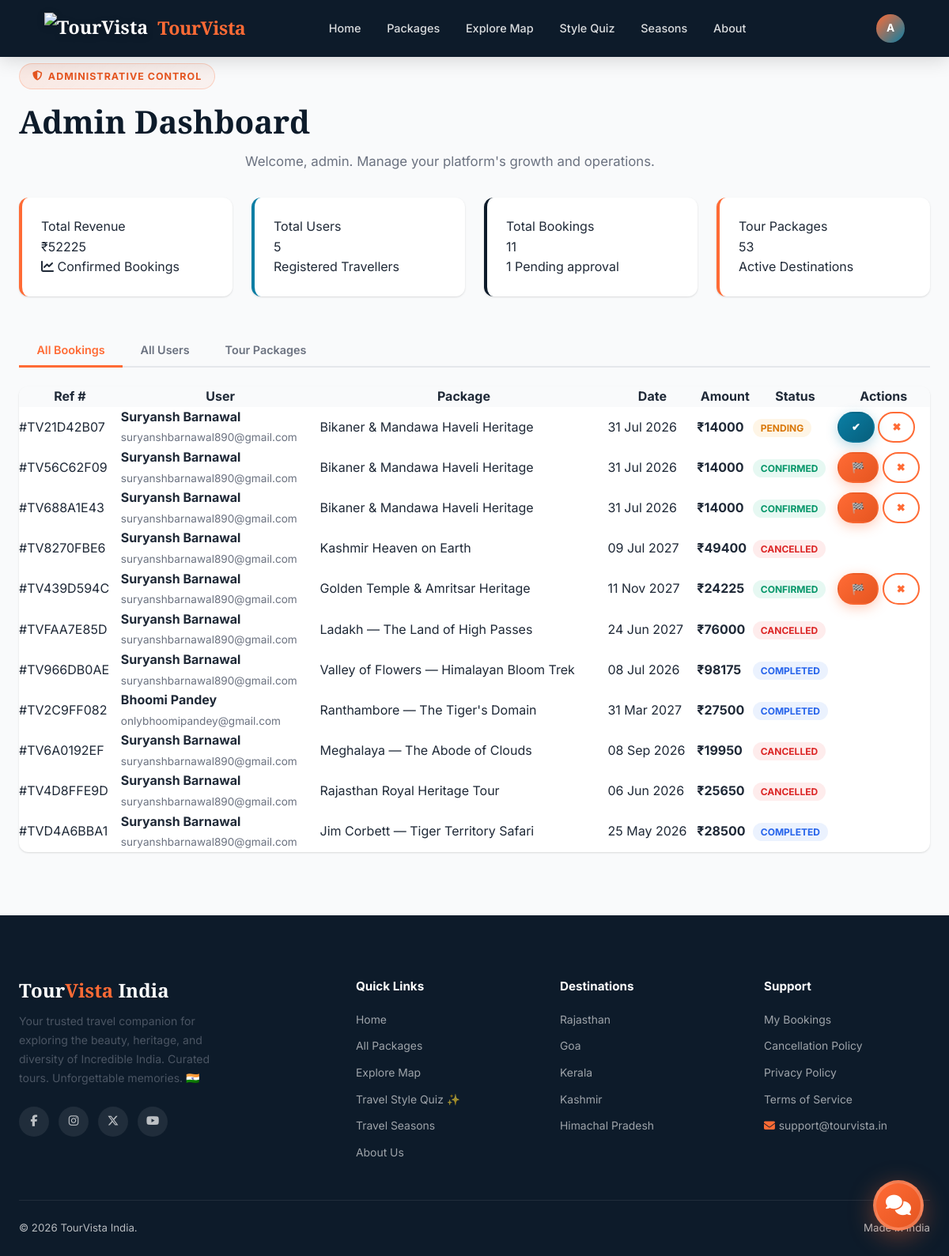
The app's page /accounts/admin-dashboard/ (signed in), older data.
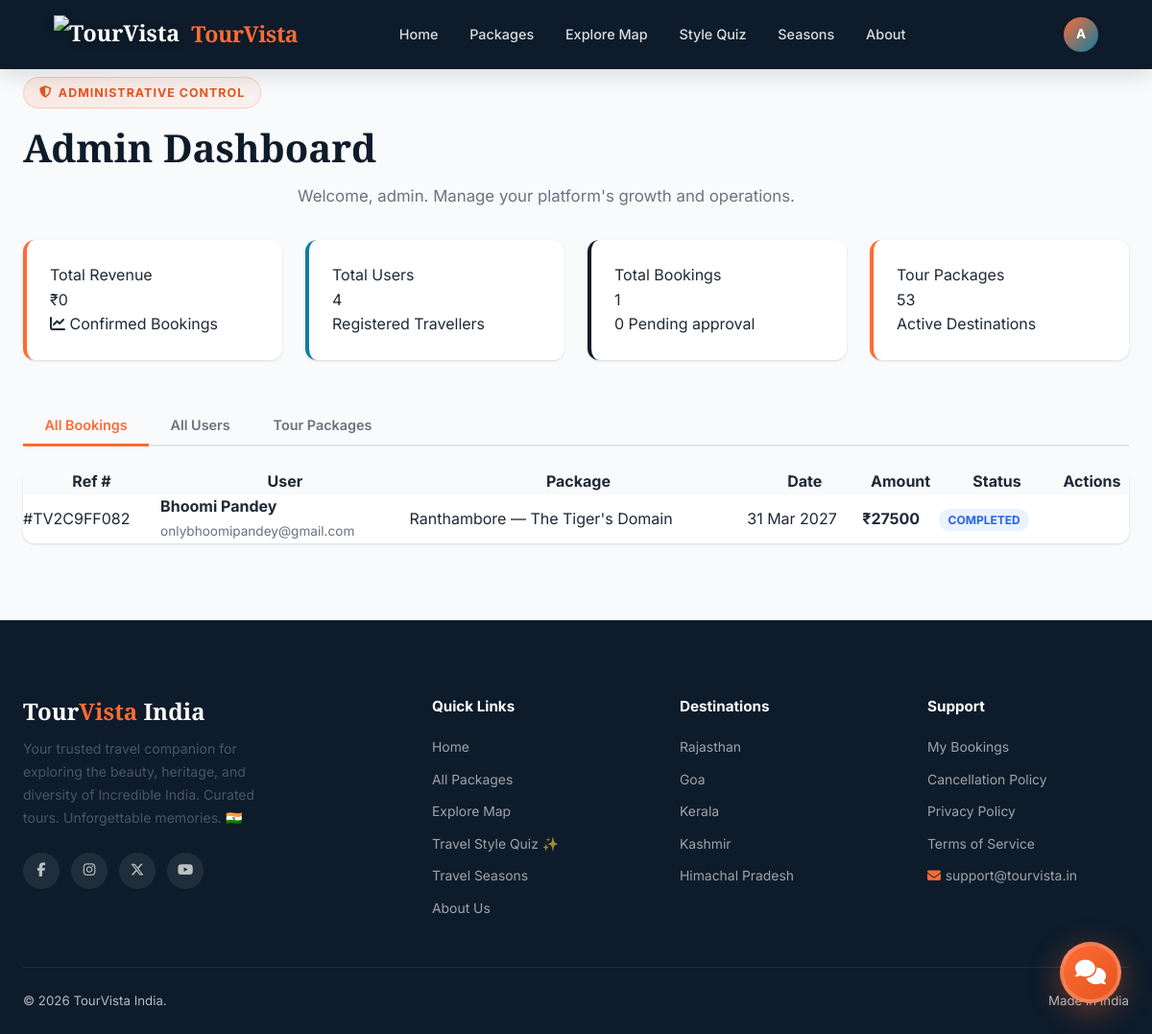
The same page, newer data.
### bookings/models.py (models this page shows, shortened)
class Booking(models.Model):
    booking_ref = models.CharField(max_length=12, unique=True, blank=True)
    user = models.ForeignKey(User, on_delete=models.CASCADE, related_name='bookings')
    package = models.ForeignKey(TourPackage, on_delete=models.CASCADE, related_name='bookings')
    first_name = models.CharField(max_length=50)
    last_name = models.CharField(max_length=50)
    email = models.EmailField()
    phone = models.CharField(max_length=15)
    num_travellers = models.PositiveIntegerField(default=1)
    travel_date = models.DateField()
    special_requests = models.TextField(blank=True)
    price_per_person = models.DecimalField(max_digits=10, decimal_places=2)
    total_amount = models.DecimalField(max_digits=12, decimal_places=2)
    status = models.CharField(max_length=20, choices=BOOKING_STATUS, default='pending')
    created_at = models.DateTimeField(auto_now_add=True)
    updated_at = models.DateTimeField(auto_now=True)
    class Meta:
        ordering = ['-created_at']
        indexes = [
            models.Index(fields=['status']),
            models.Index(fields=['created_at']),
            models.Index(fields=['travel_date']),
        ]
    @property
    def full_name(self):
        return f"{self.first_name} {self.last_name}"

### core/models.py (models this page shows, shortened)
class TourPackage(models.Model):
    title = models.CharField(max_length=255)
    slug = models.SlugField(unique=True, blank=True)
    destination = models.ForeignKey(Destination, on_delete=models.SET_NULL, null=True, blank=True)
    state = models.CharField(max_length=50, choices=INDIAN_STATES, default='rajasthan')
    description = models.TextField()
    highlights = models.TextField(blank=True, help_text="One highlight per line")
    itinerary = models.TextField(blank=True, help_text="Day-wise itinerary")
    inclusions = models.TextField(blank=True)
    exclusions = models.TextField(blank=True)
    duration_days = models.PositiveIntegerField(default=3)
    max_group_size = models.PositiveIntegerField(default=20)
    price_per_person = models.DecimalField(max_digits=10, decimal_places=2)
    discount_percent = models.PositiveIntegerField(default=0)
    difficulty = models.CharField(max_length=20, choices=DIFFICULTY_LEVELS, default='easy')
    best_season = models.CharField(max_length=20, choices=SEASONS, default='all')
    transportation = models.CharField(max_length=30, choices=TRANSPORT_CHOICES, default='flight')
    accommodation = models.CharField(max_length=30, choices=ACCOMMODATION_CHOICES, default='hotel')
    hotel_name = models.CharField(max_length=255, blank=True, help_text="Specific hotel name, e.g. Taj Lake Palace")
    hotel_star_rating = models.PositiveIntegerField(
        null=True, blank=True,
        choices=[(i, f'{i} Star') for i in range(1, 6)],
        help_text="Hotel star rating 1–5"
    )
    transport_details = models.CharField(max_length=255, blank=True, help_text="e.g. Indigo Flight + Private Innova Crysta")
    main_image = models.ImageField(upload_to='packages/', null=True, blank=True)
    image_2 = models.ImageField(upload_to='packages/', null=True, blank=True)
    image_3 = models.ImageField(upload_to='packages/', null=True, blank=True)
    image_4 = models.ImageField(upload_to='packages/', null=True, blank=True)
    is_featured = models.BooleanField(default=False)
    is_active = models.BooleanField(default=True)
    created_at = models.DateTimeField(auto_now_add=True)
    updated_at = models.DateTimeField(auto_now=True)
    city_name = models.CharField(max_length=100, blank=True, help_text="City name for weather API (e.g. Jaipur)")
    class Meta:
        ordering = ['-is_featured', '-created_at']
        indexes = [
            models.Index(fields=['is_active']),
            models.Index(fields=['state']),
            models.Index(fields=['price_per_person']),
            models.Index(fields=['is_featured', 'created_at']),
            models.Index(fields=['is_active', 'state']),
            models.Index(fields=['difficulty']),
            models.Index(fields=['best_season']),
        ]

### accounts/views.py (the view)
# urls.py: path('admin-dashboard/', views.admin_dashboard, name='admin_dashboard'),
@login_required
def admin_dashboard(request):
    if not request.user.is_staff:
        messages.error(request, 'Access denied. Admins only.')
        return redirect('accounts:dashboard')
    all_users = User.objects.all().select_related('profile')
    all_bookings = Booking.objects.all().select_related('user', 'package').order_by('-created_at')
    from core.models import TourPackage
    all_packages = TourPackage.objects.all()
    from django.db.models import Sum
    total_revenue = Booking.objects.filter(
        status='confirmed'
    ).aggregate(total=Sum('total_amount'))['total'] or 0
    pending_bookings = all_bookings.filter(status='pending').count()
    context = {
        'all_users': all_users,
        'all_bookings': all_bookings,
        'all_packages': all_packages,
        'total_users': all_users.count(),
        'total_bookings': all_bookings.count(),
        'total_packages': all_packages.count(),
        'total_revenue': total_revenue,
        'pending_count': pending_bookings,
    }
    return render(request, 'accounts/admin_dashboard.html', context)

### templates/accounts/admin_dashboard.html (shortened to what this page needs)
{% extends 'base.html' %}
{% load static %}
{% block content %}
<div class="section" style="background:var(--gray-50); min-height:80vh">
    <div class="container">
        <div class="section-header" style="text-align:left; margin-bottom:2rem">
            <div class="badge-tag"><i class="fas fa-shield-alt"></i> Administrative Control</div>
            <h2>Admin Dashboard</h2>
            <p>Welcome, {{ user.first_name|default:user.username }}. Manage your platform's growth and operations.</p>
        </div>
        <div style="display:grid; grid-template-columns:repeat(auto-fit, minmax(240px, 1fr)); gap:1.5rem; margin-bottom:3rem">
            <div style="background:white; padding:1.5rem; border-radius:var(--radius); box-shadow:var(--shadow-sm); border-left:4px solid var(--saffron)">
                <div class="label">Total Revenue</div>
                <div class="value">₹{{ total_revenue|floatformat:0 }}</div>
                <div class="meta"><i class="fas fa-chart-line"></i> Confirmed Bookings</div>
            </div>
            <div style="background:white; padding:1.5rem; border-radius:var(--radius); box-shadow:var(--shadow-sm); border-left:4px solid var(--teal)">
                <div class="label">Total Users</div>
                <div class="value">{{ total_users }}</div>
                <div class="meta">Registered Travellers</div>
            </div>
            <div style="background:white; padding:1.5rem; border-radius:var(--radius); box-shadow:var(--shadow-sm); border-left:4px solid var(--navy)">
                <div class="label">Total Bookings</div>
                <div class="value">{{ total_bookings }}</div>
                <div class="meta">{{ pending_count }} Pending approval</div>
            </div>
            <div style="background:white; padding:1.5rem; border-radius:var(--radius); box-shadow:var(--shadow-sm); border-left:4px solid var(--saffron)">
                <div class="label">Tour Packages</div>
                <div class="value">{{ total_packages }}</div>
                <div class="meta">Active Destinations</div>
            </div>
        </div>
        <div class="detail-tabs" style="margin-bottom:1.5rem">
            <button class="tab-btn active" data-tab="tab-bookings">All Bookings</button>
            <button class="tab-btn" data-tab="tab-users">All Users</button>
            <button class="tab-btn" data-tab="tab-packages">Tour Packages</button>
        </div>
        <div class="tab-panel active" id="tab-bookings">
            <div style="background:white; border-radius:var(--radius); box-shadow:var(--shadow-sm); overflow-x:auto">
                <table style="width:100%; border-collapse:collapse;">
                    <thead>
                        <tr style="background:var(--gray-50)">
                            <th>Ref #</th>
                            <th>User</th>
                            <th>Package</th>
                            <th>Date</th>
                            <th>Amount</th>
                            <th>Status</th>
                            <th>Actions</th>
                        </tr>
                    </thead>
                    <tbody>
                        {% for b in all_bookings %}
                        <tr>
                            <td>#{{ b.booking_ref }}</td>
                            <td>
                                <strong>{{ b.full_name|default:"N/A" }}</strong><br>
                                <small>{{ b.user.email|default:"—" }}</small>
                            </td>
                            <td>{{ b.package.title }}</td>
                            <td>{{ b.travel_date|date:"d M Y" }}</td>
                            <td><strong>₹{{ b.total_amount|floatformat:0 }}</strong></td>
                            <td>
                                <span class="badge status-{{ b.status|default:'unknown' }}">
                                    {{ b.status|title }}
                                </span>
                            </td>
                            <td>
                                {% if b.status == 'pending' %}
                                    <a href="{% url 'accounts:admin_update_booking_status' b.id 'confirmed' %}" class="btn btn-teal btn-sm">✔</a>
                                {% endif %}
                                {% if b.status == 'confirmed' %}
                                    <a href="{% url 'accounts:admin_update_booking_status' b.id 'completed' %}" class="btn btn-primary btn-sm">🏁</a>
                                {% endif %}
                                {% if b.status != 'cancelled' and b.status != 'completed' %}
                                    <a href="{% url 'accounts:admin_update_booking_status' b.id 'cancelled' %}" class="btn btn-outline btn-sm">✖</a>
                                {% endif %}
                            </td>
                        </tr>
                        {% empty %}
                        <tr>
                            <td colspan="7" style="text-align:center; padding:2rem;">
                                No bookings found.
                            </td>
                        </tr>
                        {% endfor %}
                    </tbody>
                </table>
            </div>
        </div>
    </div>
</div>
{% endblock %}

### templates/base.html (shortened to what this page needs)
{% load static %}
<!DOCTYPE html>
<html lang="en">
<head>
  <link rel="stylesheet" href="https://cdnjs.cloudflare.com/ajax/libs/font-awesome/6.5.1/css/all.min.css">
  <link rel="stylesheet" href="{% static 'css/style.css' %}">
  <link rel="stylesheet" href="https://unpkg.com/leaflet@1.9.4/dist/leaflet.css">
  <link rel="stylesheet" href="https://unpkg.com/aos@2.3.1/dist/aos.css">
</head>
<body>
  <nav class="navbar {% block navbar_class %}solid{% endblock %}" id="main-navbar">
    <div class="container" style="display:flex;align-items:center;width:100%;gap:2rem">
      <a href="{% url 'core:home' %}" class="nav-brand" style="display:flex;align-items:center;gap:.75rem">
        <img src="{% static 'img/logo.png' %}" alt="TourVista"
          style="height:40px;width:auto;filter:drop-shadow(0 2px 4px rgba(0,0,0,.2))">
        <span style="font-family:'Playfair Display',serif;font-weight:700;letter-spacing:-0.02em">Tour<span
            style="color:var(--saffron)">Vista</span></span>
      </a>
      <div class="nav-links">
        <a href="{% url 'core:home' %}" {% if request.resolver_match.url_name == 'home' %}class="active" {% endif %}>Home</a>
        <a href="{% url 'core:packages' %}" {% if 'package' in request.resolver_match.url_name %}class="active" {% endif %}>Packages</a>
        <a href="{% url 'core:explore_map' %}">Explore Map</a>
        <a href="{% url 'features:quiz' %}" {% if request.resolver_match.url_name == 'quiz' %}class="active" {% endif %}>Style Quiz</a>
        <a href="{% url 'core:seasons' %}">Seasons</a>
        <a href="{% url 'core:about' %}">About</a>
      </div>
      <div class="nav-actions" style="margin-left:auto;flex-shrink:0">
        {% if user.is_authenticated %}
        <div class="nav-dropdown">
          <div class="nav-avatar" title="{{ user.username }}">
            {% if user.first_name %}{{ user.first_name.0|upper }}{% else %}{{ user.username.0|upper }}{% endif %}
          </div>
        </div>
        {% else %}
        <a href="{% url 'accounts:login' %}" class="btn btn-outline btn-sm"
          style="color:white;border-color:rgba(255,255,255,.4)">Login</a>
        <a href="{% url 'accounts:register' %}" class="btn btn-primary btn-sm">Sign Up Free</a>
        {% endif %}
      </div>
    </div>
  </nav>
  {% block content %}{% endblock %}
  <footer class="footer">
    <div class="container">
      <div class="footer-grid">
        <div class="footer-brand">
          <h3>Tour<span>Vista</span> India</h3>
          <p>Your trusted travel companion for exploring the beauty, heritage, and diversity of Incredible India.
            Curated tours. Unforgettable memories. 🇮🇳</p>
          <div class="footer-social">
            <a href="#" aria-label="Facebook"><i class="fab fa-facebook-f"></i></a>
            <a href="#" aria-label="Instagram"><i class="fab fa-instagram"></i></a>
            <a href="#" aria-label="Twitter"><i class="fab fa-x-twitter"></i></a>
            <a href="#" aria-label="YouTube"><i class="fab fa-youtube"></i></a>
          </div>
        </div>
        <div class="footer-col">
          <h4>Quick Links</h4>
          <ul>
            <li><a href="{% url 'core:home' %}">Home</a></li>
            <li><a href="{% url 'core:packages' %}">All Packages</a></li>
            <li><a href="{% url 'core:explore_map' %}">Explore Map</a></li>
            <li><a href="{% url 'features:quiz' %}">Travel Style Quiz ✨</a></li>
            <li><a href="{% url 'core:seasons' %}">Travel Seasons</a></li>
            <li><a href="{% url 'core:about' %}">About Us</a></li>
          </ul>
        </div>
        <div class="footer-col">
          <h4>Destinations</h4>
          <ul>
            <li><a href="{% url 'core:packages' %}?state=rajasthan">Rajasthan</a></li>
            <li><a href="{% url 'core:packages' %}?state=goa">Goa</a></li>
            <li><a href="{% url 'core:packages' %}?state=kerala">Kerala</a></li>
            <li><a href="{% url 'core:packages' %}?state=kashmir">Kashmir</a></li>
            <li><a href="{% url 'core:packages' %}?state=himachal_pradesh">Himachal Pradesh</a></li>
          </ul>
        </div>
        <div class="footer-col">
          <h4>Support</h4>
          <ul>
            <li><a href="{% url 'accounts:dashboard' %}">My Bookings</a></li>
            <li><a href="#">Cancellation Policy</a></li>
            <li><a href="#">Privacy Policy</a></li>
            <li><a href="#">Terms of Service</a></li>
            <li><a href="mailto:support@tourvista.in"><i class="fas fa-envelope"
                  style="margin-right:.3rem;color:#FF6B35"></i>support@tourvista.in</a></li>
          </ul>
        </div>
      </div>
      <div class="footer-bottom">
        <span>© {% now "Y" %} TourVista India.</span>
        <span>Made in India </span>
      </div>
    </div>
  </footer>
  <div class="chatbot-bubble">
    <button class="chatbot-toggle" id="chatbot-toggle" aria-label="Open chat assistant" aria-expanded="false">
      <i class="fas fa-comments"></i>
    </button>
  </div>
</body>
</html>

### templates/accounts/admin_dashboard.html (style rules this page uses)
.badge { padding: .25rem .6rem; border-radius: 999px; font-size: .75rem; font-weight: 700; text-transform: uppercase; }
.status-completed { background: rgba(59,130,246,.1); color: #2563EB; }

Row changes from the older to the newer data that the page shows:
removed Booking: booking_ref "TV21D42B07", full_name "Suryansh Barnawal", user.email "suryanshbarnawal890@gmail.com", package "Bikaner & Mandawa Haveli Heritage", travel_date "31 Jul 2026", total_amount "14000", status "PENDING"
removed Booking: booking_ref "TV56C62F09", full_name "Suryansh Barnawal", user.email "suryanshbarnawal890@gmail.com", package "Bikaner & Mandawa Haveli Heritage", travel_date "31 Jul 2026", total_amount "14000", status "CONFIRMED"
removed Booking: booking_ref "TV688A1E43", full_name "Suryansh Barnawal", user.email "suryanshbarnawal890@gmail.com", package "Bikaner & Mandawa Haveli Heritage", travel_date "31 Jul 2026", total_amount "14000", status "CONFIRMED"
removed Booking: booking_ref "TV8270FBE6", full_name "Suryansh Barnawal", user.email "suryanshbarnawal890@gmail.com", package "Kashmir Heaven on Earth", travel_date "09 Jul 2027", total_amount "49400", status "CANCELLED"
removed Booking: booking_ref "TV439D594C", full_name "Suryansh Barnawal", user.email "suryanshbarnawal890@gmail.com", package "Golden Temple & Amritsar Heritage", travel_date "11 Nov 2027", total_amount "24225", status "CONFIRMED"
removed Booking: booking_ref "TVFAA7E85D", full_name "Suryansh Barnawal", user.email "suryanshbarnawal890@gmail.com", package "Ladakh — The Land of High Passes", travel_date "24 Jun 2027", total_amount "76000", status "CANCELLED"
removed Booking: booking_ref "TV966DB0AE", full_name "Suryansh Barnawal", user.email "suryanshbarnawal890@gmail.com", package "Valley of Flowers — Himalayan Bloom Trek", travel_date "08 Jul 2026", total_amount "98175", status "COMPLETED"
removed Booking: booking_ref "TV6A0192EF", full_name "Suryansh Barnawal", user.email "suryanshbarnawal890@gmail.com", package "Meghalaya — The Abode of Clouds", travel_date "08 Sep 2026", total_amount "19950", status "CANCELLED"
removed Booking: booking_ref "TV4D8FFE9D", full_name "Suryansh Barnawal", user.email "suryanshbarnawal890@gmail.com", package "Rajasthan Royal Heritage Tour", travel_date "06 Jun 2026", total_amount "25650", status "CANCELLED"
removed Booking: booking_ref "TVD4A6BBA1", full_name "Suryansh Barnawal", user.email "suryanshbarnawal890@gmail.com", package "Jim Corbett — Tiger Territory Safari", travel_date "25 May 2026", total_amount "28500", status "COMPLETED"
Text that changed along with them:
{{ total_revenue|floatformat:0 }}: "52225" → "0"
{{ total_users }}: "5" → "4"
{{ total_bookings }}: "11" → "1"
{{ pending_count }}: "1" → "0"
